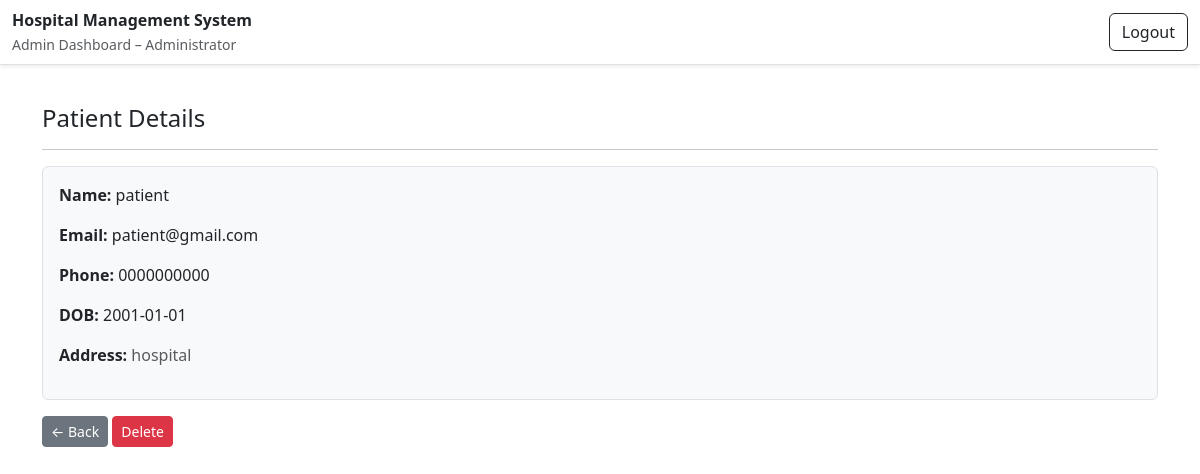
The app's page /admin/patient/1 (signed in), older data.
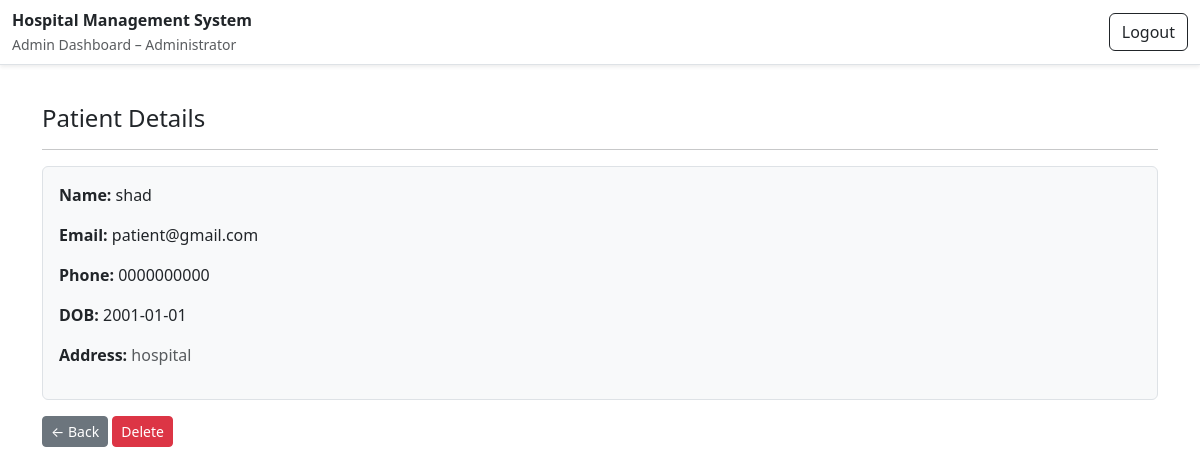
The same page, newer data.
### database/model.py (models this page shows)
class Patient(db.Model):
  patient_id = db.Column(db.Integer, primary_key=True)
  full_name = db.Column(db.String(64), nullable = False)
  email = db.Column(db.String(254), nullable=False, unique=True)
  password = db.Column(db.String(256), nullable=False)
  phone_no = db.Column(db.String(15), nullable = False)
  dob = db.Column(db.Date, nullable=False)
  address = db.Column(db.Text, nullable=False)
  appointments = db.relationship('Appointment', backref='patient', lazy=True)

### controllers/admin.py (the view)
    @app.route("/admin/patient/<int:patient_id>")
    @admin_required
    def view_patient(patient_id):
        patient = Patient.query.get(patient_id)
        if not patient:
            flash("Patient not found.", "warning")
            return redirect(url_for("admin_role_tab", role="patients"))
        return render_template("admin/patient_detail.html", patient=patient)

### controllers/admin.py (called while the page is built)
def admin_required(view_func):
    @wraps(view_func)
    def wrapper(*args, **kwargs):
        if 'user_id' not in session:
            flash('Please log in first.')
            return redirect(url_for('login'))
        if session.get('role') != 'admin':
            flash('Access denied: Admins only.')
            return redirect(url_for('login'))
        return view_func(*args, **kwargs)
    return wrapper

### templates/admin/patient_detail.html (shortened to what this page needs)
{% extends "admin/admin_base.html" %}
{% block content %}
<div class="container mt-4">
  <h4>Patient Details</h4>
  <hr>
  {% if patient %}
    <div class="border rounded p-3 mb-3 bg-light">
      <p><strong>Name:</strong> {{ patient.full_name }}</p>
      <p><strong>Email:</strong> {{ patient.email }}</p>
      <p><strong>Phone:</strong> {{ patient.phone_no }}</p>
      {% if patient.dob %}
        <p><strong>DOB:</strong> {{ patient.dob }}</p>
      {% endif %}
      <p>
        <strong>Address:</strong>
        <span class="text-muted">{{ patient.address }}</span>
      </p>
    </div>
    <div class="mt-3">
      <a href="{{ url_for('admin_role_tab', role='patients') }}" class="btn btn-secondary btn-sm">← Back</a>
      <form method="post" action="{{ url_for('delete_patient', patient_id=patient.patient_id) }}"
            style="display:inline;" onsubmit="return confirm('Delete this patient?');">
        <button type="submit" class="btn btn-danger btn-sm">Delete</button>
      </form>
    </div>
  {% else %}
    <div class="alert alert-warning">Patient not found.</div>
  {% endif %}
</div>
{% endblock %}

### templates/admin/admin_base.html (shortened to what this page needs)
<!DOCTYPE html>
<html lang="en">
<head>
    <link href="https://cdn.jsdelivr.net/npm/bootstrap@5.3.2/dist/css/bootstrap.min.css" rel="stylesheet">
</head>
<body>
  <nav class="navbar navbar-light bg-white border-bottom shadow-sm fixed-top">
    <div class="container-fluid">
      <div>
        <div class="fw-semibold">Hospital Management System</div>
        <small class="text-muted">Admin Dashboard – Administrator</small>
      </div>
      <div class="d-flex align-items-center gap-2">
        <form method="post" action="{{ url_for('logout') }}">
          <button class="btn btn-outline-dark d-flex align-items-center gap-2" type="submit">
            Logout
          </button>
        </form>
      </div>
    </div>
  </nav>
  <main class="container-fluid py-3">
    {% block content %}{% endblock %}
  </main>
</body>
</html>

### templates/admin/admin_base.html (style rules this page uses)
body { padding-top: 64px; }

Row changes from the older to the newer data that the page shows:
changed Patient "patient@gmail.com": full_name "patient" → "shad"
